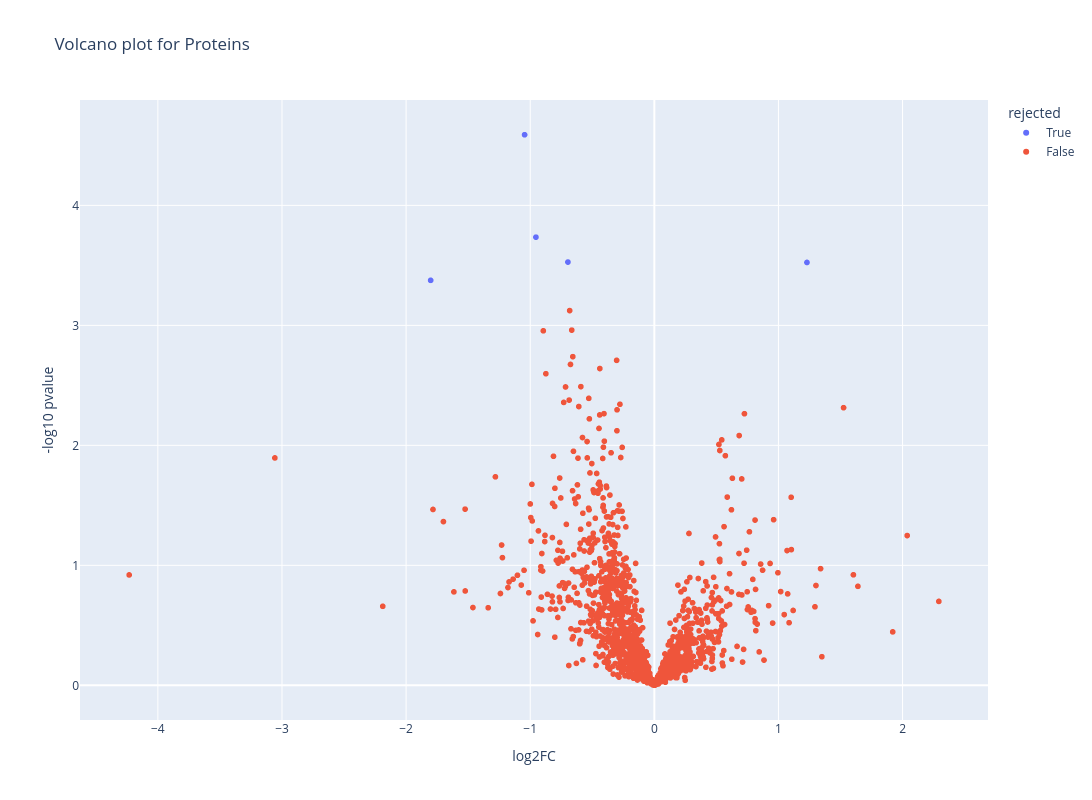

Notebook source saved alongside this figure:
### Markdown cell above
# Interactive Volcano Plot

### Code cell
str_cols = diff_reg.dtypes[diff_reg.dtypes == "object"].index.tolist()
hover_data = {
    "rejected": ":.0f",
    **{
        c: ":.4f"
        for c in [
            "padj",
            "FC",
        ]
    },
    **{c: True for c in str_cols},
}
fig = px.scatter(
    diff_reg,
    x="log2FC",
    y="-log10 pvalue",
    color="rejected",
    hover_data=hover_data,
    width=1200,
    height=800,
    title=f"Volcano plot for {view_name}s",
)
fig

### Figure 1 — Plotly figure (JSON) as saved in the notebook; plotly's stock layout.template omitted (floating-point values rounded to 4 significant figures; data arrays with more than 128 entries replaced by an {"elided": "..."} marker saying what was removed)
{"data": [{"customdata": [[true, 0.04374, 0.4846, "P10384", "t-Test", "FDR correction BH", "control", "10 µm sulforaphane", "Unpaired t-test"], [true, 0.1268, 0.5163, "Q46835", "t-Test", "FDR correction BH", "control", "10 µm sulforaphane", "Unpaired t-test"], [true, 0.1268, 0.6172, "P08200", "t-Test", "FDR correction BH", "control", "10 µm sulforaphane", "Unpaired t-test"], [true, 0.1268, 2.345, "P75726", "t-Test", "FDR correction BH", "control", "10 µm sulforaphane", "Unpaired t-test"], [true, 0.143, 0.2867, "P02943", "t-Test", "FDR correction BH", "control", "10 µm sulforaphane", "Unpaired t-test"]], "hovertemplate": "rejected=%{customdata[0]:.0f}<br>log2FC=%{x}<br>-log10 pvalue=%{y}<br>padj=%{customdata[1]:.4f}<br>FC=%{customdata[2]:.4f}<br>identifier=%{customdata[3]}<br>test=%{customdata[4]}<br>correction=%{customdata[5]}<br>group1=%{customdata[6]}<br>group2=%{customdata[7]}<br>Method=%{customdata[8]}<extra></extra>", "legendgroup": "True", "marker": {"color": "#636efa", "symbol": "circle"}, "mode": "markers", "name": "True", "showlegend": true, "type": "scattergl", "x": [-1.045, -0.9538, -0.6961, 1.23, -1.802], "xaxis": "x", "y": [4.589, 3.735, 3.527, 3.524, 3.375], "yaxis": "y"}, {"customdata": {"elided": "1691x9 mixed values"}, "hovertemplate": "rejected=%{customdata[0]:.0f}<br>log2FC=%{x}<br>-log10 pvalue=%{y}<br>padj=%{customdata[1]:.4f}<br>FC=%{customdata[2]:.4f}<br>identifier=%{customdata[3]}<br>test=%{customdata[4]}<br>correction=%{customdata[5]}<br>group1=%{customdata[6]}<br>group2=%{customdata[7]}<br>Method=%{customdata[8]}<extra></extra>", "legendgroup": "False", "marker": {"color": "#EF553B", "symbol": "circle"}, "mode": "markers", "name": "False", "showlegend": true, "type": "scattergl", "x": {"elided": "1691 float values"}, "xaxis": "x", "y": {"elided": "1691 float values"}, "yaxis": "y"}], "layout": {"height": 800, "legend": {"title": {"text": "rejected"}, "tracegroupgap": 0}, "title": {"text": "Volcano plot for Proteins"}, "width": 1200, "xaxis": {"anchor": "y", "domain": [0.0, 1.0], "title": {"text": "log2FC"}}, "yaxis": {"anchor": "x", "domain": [0.0, 1.0], "title": {"text": "-log10 pvalue"}}}}
